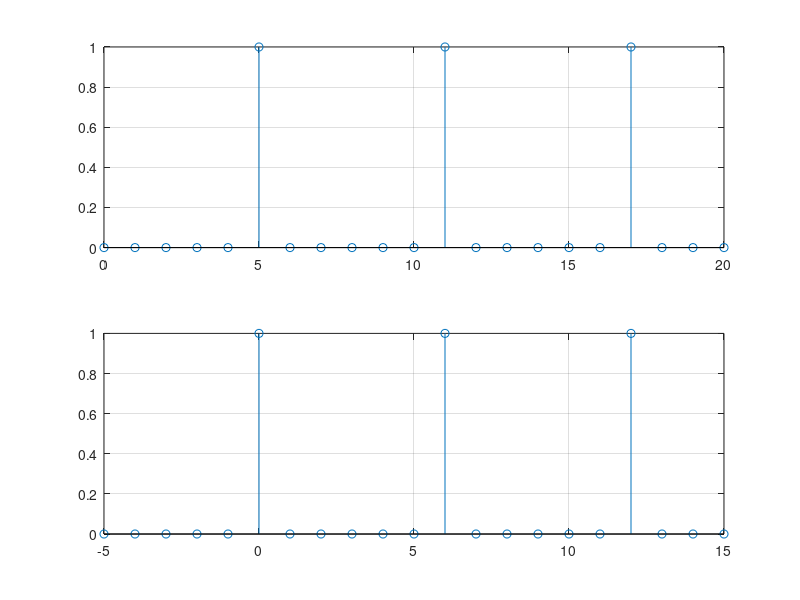
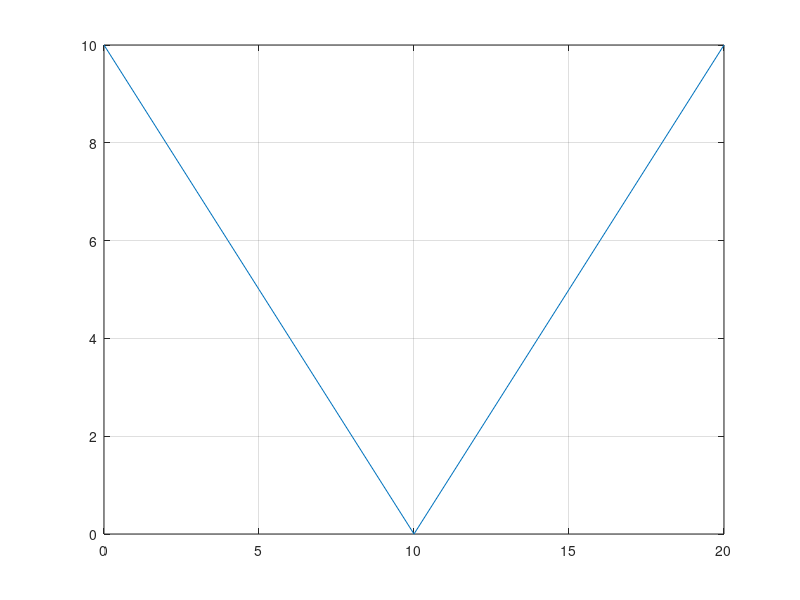
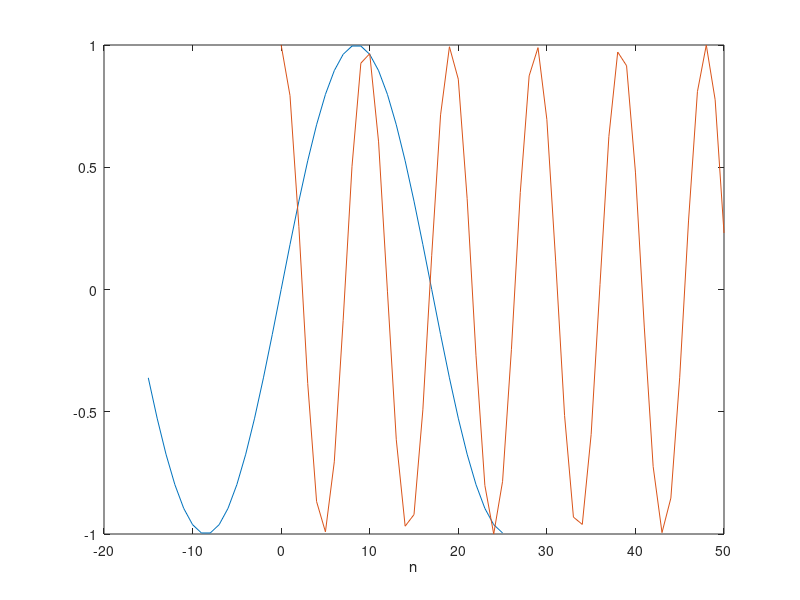
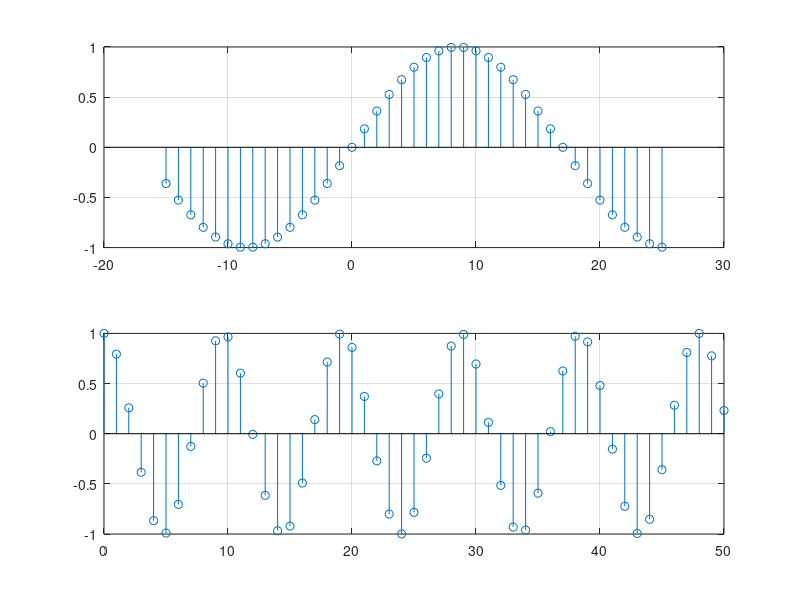

The MATLAB script that drew these images, in order:
%problema 4
% Nu am inteles daca z are un pathern sau are doar un '1' in compozitie, am
% luat prima varianta.
z = [0,0,0,0,0,1,0,0,0,0,0,1,0,0,0,0,0,1,0,0,0];
length(z)
n = 0:20;
m = -5:15;
subplot(2,1,1),stem(n,z),grid
subplot(2,1,2),stem(m,z),grid
%se inchide graficul
t = abs(10-n);
figure(2)
plot(n,t),grid
%subpunctul c)
%generam cei 2 vectori si n1, n2

n1 = -15:25;
x1 = sin(pi/17*n1);

n2 = 0:50;
x2 = cos(pi/sqrt(23)*n2);
%punem graficlele in figura 3
figure(3)
plot(n1,x1),grid,xlabel('n')
%Folosim functia hold on pentru a pastra primul grafic si pentru al pune si
%pe cel de-al doilea.
hold on
plot(n2,x2),grid,xlabel('n')
hold off
%Pentru a doua parte folosim subplot
figure(4)
subplot(2,1,1),stem(n1,x1),grid
subplot(2,1,2),stem(n2,x2),grid


